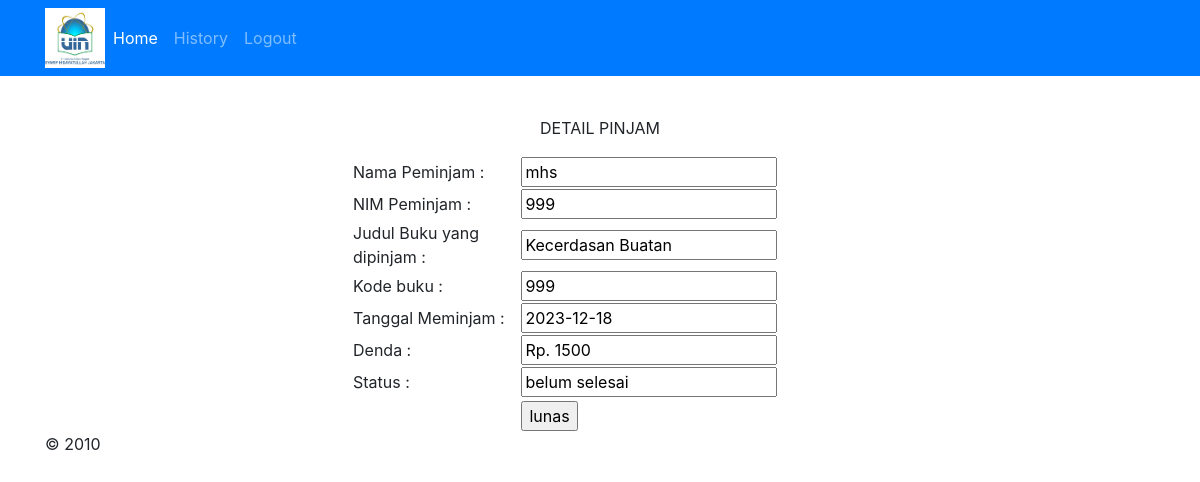
The page /dashboardMhs.php?id=6&module=detailPinjam (signed in) on the database its author committed.
### tables this page shows
CREATE TABLE `pinjams` (
  `id` int(11) NOT NULL AUTO_INCREMENT,
  `user_id` varchar(255) DEFAULT NULL,
  `book_id` int(11) DEFAULT NULL,
  `start` date DEFAULT NULL,
  `isFinished` tinyint(1) DEFAULT 0,
  `biaya` int(11) DEFAULT NULL,
  `stop` date DEFAULT NULL,
  PRIMARY KEY (`id`)
);

CREATE TABLE `users` (
  `id` varchar(255) NOT NULL,
  `namadep` varchar(255) DEFAULT NULL,
  `namabel` varchar(255) DEFAULT NULL,
  `username` varchar(255) DEFAULT NULL,
  `password` varchar(255) DEFAULT NULL,
  `role` varchar(255) DEFAULT NULL,
  `usia` varchar(255) DEFAULT NULL,
  `jk` varchar(255) DEFAULT NULL,
  `ttl` varchar(255) DEFAULT NULL,
  `email` varchar(255) DEFAULT NULL,
  `notel` varchar(255) DEFAULT NULL,
  PRIMARY KEY (`id`),
  UNIQUE KEY `id` (`id`)
);

CREATE TABLE `books` (
  `id` int(11) NOT NULL,
  `judul` varchar(255) DEFAULT NULL,
  `image` text DEFAULT NULL,
  `stock` int(11) DEFAULT NULL,
  PRIMARY KEY (`id`)
);

### konten/detailPinjam.php (the view, shortened to what this page needs)
<?php
    include "koneksi.php";
    $id1 = $_GET['id'];
    $query = "select users.namadep, users.id, books.judul, books.id, pinjams.start, pinjams.isFinished from users join pinjams on users.id = pinjams.user_id join books on books.id = pinjams.book_id where pinjams.id = ". $_GET["id"]. ";";
    $sql = mysqli_query($conn, $query);
    $result = mysqli_fetch_assoc($sql);
    $status = $result['isFinished'];
    if ($status == 1) {
        $status2 = "selesai";
    } else {
        $status2 = "belum selesai";
    }
    $haripinjam = $result['start'];
    $f=strtotime($haripinjam);
    $d2=ceil((time()-$f)/60/60/24);
    $biaya=0;
    if($d2>4 && $d2<100){
        $biaya= ($d2-4)*500;
    } else {
        $biaya= 0;
    }
?>
<form action="selesaiPinjam.php" method="post">
    <p>&nbsp;</p>
    <div align="center" class="style1">
        <p>DETAIL PINJAM</p>
    </div>
    <table width="496" border="0" align="center">
        <tr>
            <td width="163">Nama Peminjam :</td>
            <td width="317"><input type="text" name="namadep" value="<?php echo $result['namadep']; ?>" readonly/></td>
        </tr>
        <tr>
            <td>NIM Peminjam :</td>
            <td><input type="text" name="namabel" value="<?php echo $result['id']; ?>" readonly/></td>
        </tr>
        <tr>
            <td>Judul Buku yang dipinjam :</td>
            <td><input type="text" name="username" value="<?php echo $result['judul']; ?>" readonly/></td>
        </tr>
        <tr>
            <td>Kode buku :</td>
            <td><input type="text" name="password" value="<?php echo $result['id']; ?>" readonly/></td>
        </tr>
        <tr>
            <td>Tanggal Meminjam :</td>
            <td><input type="text" name="usia" value="<?php echo $result['start']; ?>" readonly/></td>
        </tr>
        <tr>
            <td>Denda :</td>
            <td><input type="text" name="biaya1" value="Rp. <?php echo $biaya; ?>" readonly/></td>
        </tr>
        <tr>
            <td>Status :</td>
            <td><input type="text" name="usia" value="<?php echo $status2; ?>" readonly/></td>
        </tr>
            <td><input type="hidden" name="biaya" value="<?php echo $biaya; ?>"/></td>
            <td><input type="hidden" name="id" value="<?php echo $id1; ?>"/></td>
        <tr>
            <td>&nbsp;</td>
            <?php
                if($status==1){
                    echo "<td><input type='submit' value='lunas' disabled/></td>";
                } else {
                    echo "<td><input type='submit' value='lunas' /></td>";
                };
            ?>
        </tr>
    </table>
</form>

### rows shown on the page
pinjams: namadep "mhs", namabel "999", username "Kecerdasan Buatan", password "999", usia "2023-12-18", biaya1 "Rp. 1500", usia "belum selesai"
